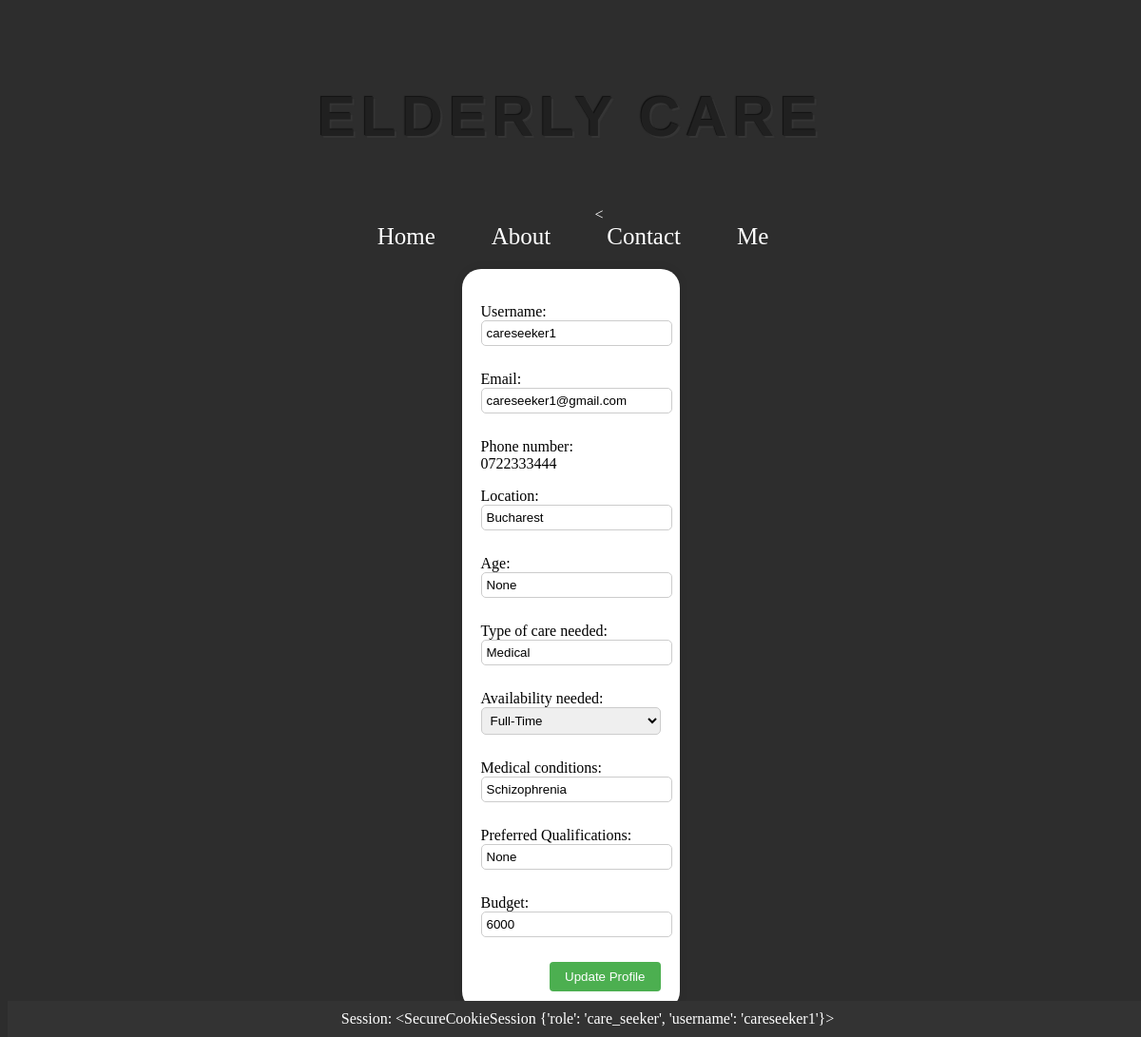
/careseeker_profile/careseeker1 (signed in), run on an earlier commit of the app's database.
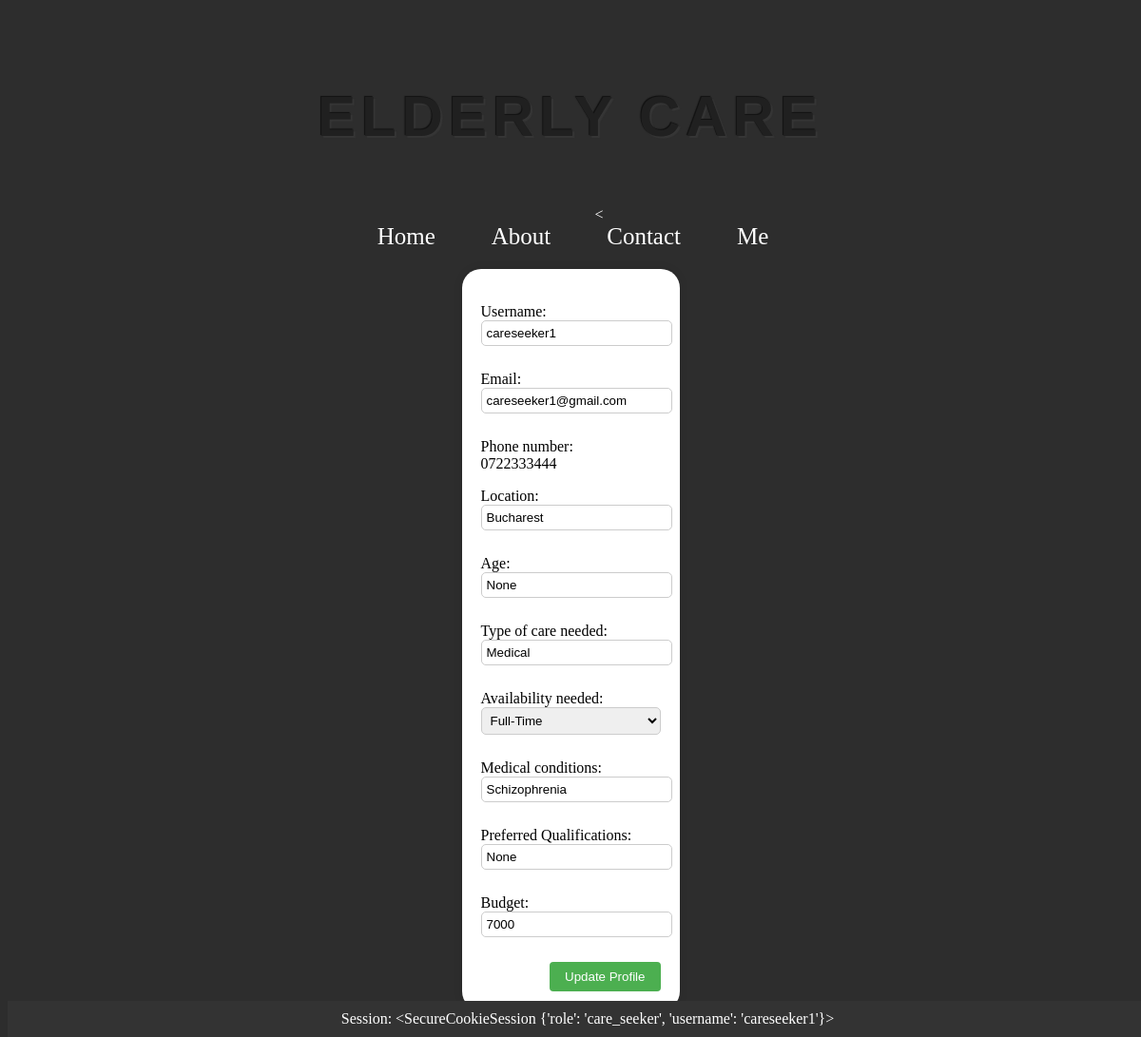
And on a later commit of the database.
### app/models.py (models this page shows, shortened)
class Users(db.Model, UserMixin):
    __tablename__ = 'users'
    id = db.Column(db.Integer, primary_key=True)
    username = db.Column(db.String(50), unique=True, nullable=False)
    email = db.Column(db.String(120), unique=True, nullable=False)
    password = db.Column(db.String(255), nullable=False)
    location = db.Column(db.String(60), nullable=False)
    phone_number = db.Column(db.String(20), nullable=False)
    role = db.Column(db.String(15), nullable=False)
    age = db.Column(db.Integer)
    experience = db.Column(db.Integer)
    references = db.Column(ChoiceType([('Yes', 'yes'), ('No', 'no'), ('N/A', 'n/a')]))
    availability = db.Column(ChoiceType([('Full-Time', 'FT'), ('Part-Time', 'PT')]))
    languages_spoken = db.Column(db.String(100))
    background_check = db.Column(db.Boolean)
    additional_notes = db.Column(db.Text)
    type_of_care_needed = db.Column(db.String(100))
    monthly_budget = db.Column(db.Integer)
    availability_needed = db.Column(ChoiceType([('Full-Time', 'FT'), ('Part-Time', 'PT')]))
    preferred_qualifications = db.Column(db.String(100))
    medical_conditions = db.Column(db.String(100))

### app/routes.py (the view)
@auth_blueprint.route('/careseeker_profile/<username>', methods=['GET', 'POST'])
def careseeker_profile(username):
    if 'role' in session and session['role'] == 'care_seeker':
        print(session['role'])
        print(session['username'])
        user = Users.query.filter_by(username=username, role='care_seeker').first()
        if request.method == 'POST':
            new_username = request.form.get('new_username')
            new_email = request.form.get('new_email')
            new_location = request.form.get('new_location')
            new_age = request.form.get('new_age')
            new_type_of_care_needed = request.form.get('new_type_of_care_needed')
            new_medical_conditions = request.form.get('new_medical_conditions')
            new_preferred_qualifications = request.form.get('new_preferred_qualifications')
            new_monthly_budget = request.form.get('new_monthly_budget')
            new_availability_needed = request.form.get('new_availability_needed')
            if new_username != user.username and Users.query.filter_by(username=new_username).first():
                flash('Username already exists. Please choose a different one.', 'error')
                return render_template('careseeker_profile.html', user=user)
            else:
                user.username = new_username
            if new_email:
                user.email = new_email
            if new_location:
                user.location = new_location
            if new_age:
                user.age = new_age
            if new_type_of_care_needed:
                user.type_of_care_needed = new_type_of_care_needed
            if new_availability_needed:
                user.availability_needed = new_availability_needed
            if new_monthly_budget:
                user.monthly_budget = new_monthly_budget
            if new_preferred_qualifications:
                user.preferred_qualifications = new_preferred_qualifications
            if new_medical_conditions:
                user.medical_conditions = new_medical_conditions
            db.session.commit()
            flash('Profile updated successfully', 'success')
            return redirect(url_for('auth.careseeker_profile', username=username))
        else:
            return render_template('careseeker_profile.html', user=user)
    else:
        flash('Login first', 'error')
        return redirect(url_for('home.homepage'))

### app/templates/careseeker_profile.html (shortened to what this page needs)
{% extends 'base.html' %}
{% block content %}
    <div class="profile-container">
        <div class="profile-box">
            <form method="post">
                <p>Username:<br> <input type="text" name="new_username" value="{{ user.username }}"></p>
                <p>Email:<br> <input type="text" name="new_email" value="{{ user.email }}"></p>
                <p>Phone number:<br> {{ user.phone_number }}</p>
                <p>Location:<br> <input type="text" name="new_location" value="{{ user.location }}"></p>
                <p>Age:<br> <input type="text" name="new_age" value="{{ user.age }}"></p>
                <p>Type of care needed:<br> <input type="text" name="new_type_of_care_needed" value="{{ user.type_of_care_needed }}"></p>
                <p>Availability needed:<br>
                    <select name="new_availability_needed">
                        <option value="Full-Time" {% if user.availability_needed == 'Full-Time' %}selected{% endif %}>Full-Time</option>
                    </select>
                </p>
                <p>Medical conditions:<br> <input type="text" name="new_medical_conditions" value="{{ user.medical_conditions }}"></p>
                <p>Preferred Qualifications:<br> <input type="text" name="new_preferred_qualifications" value="{{ user.preferred_qualifications }}"></p>
                <p>Budget:<br> <input type="text" name="new_monthly_budget" value="{{ user.monthly_budget }}"></p>
                <button type="submit">Update Profile</button>
            </form>
        </div>
    </div>
{% endblock %}

### app/templates/base.html (shortened to what this page needs)
<!DOCTYPE html>
<html lang="en">
<head>
</head>
<body>
    <header>
        <h1>{% block header %}Elderly Care{% endblock %}</h1>
        <nav>
    <<ul>
    <li><a href="/">Home</a></li>
    <li><a href="/about">About</a></li>
    <li><a href="/contact">Contact</a></li>
    {% if session.get('role') != 'NULL' and session.get('username') != 'NULL' %}
    {% if session['role'] == 'caregiver' %}
        <li><a href="/caregivers_profile/{{ session['username'] }}">Me</a></li>
    {% elif session['role'] == 'care_seeker' %}
        <li><a href="/careseeker_profile/{{ session['username'] }}">Me</a></li>
    {% endif %}
{% endif %}
</ul>
</nav>
    </header>
    <div class="main-content">
        <section class="content">
            {% block content %}{% endblock %}
        </section>
    </div>
<footer>
        Session: {{ session }}
    </footer>
</body>
</html>

### app/templates/base.html (style rules this page uses)
body { background-color: #2d2d2d; }
header { background-color: #2d2d2d; color: #fff; padding: 20px; text-align: center; }
nav { padding-left: 60px; }
nav ul { list-style-type: none; margin: 0; padding: 0; text-align: center; }
nav ul li { display: inline; margin-right: 55px; }
nav ul li a { color: #fff; text-decoration: none; font-size: 25px; }
footer { background-color: #333; color: #fff; padding: 10px; text-align: center; position: fixed; bottom: 0; width: 100%; }
h1 { font-family: "Avant Garde", Avantgarde, "Century Gothic", CenturyGothic, "AppleGothic", sans-serif; font-size: 60px; padding: 20px 30px; text-align: center; text-transform: uppercase; text-rendering: optimizeLegibility; color: #202020; background-color: #2d2d2d; letter-spacing: .1em; text-shadow: -1px -1px 1px #111, 2px 2px 1px #363636; }

### app/templates/careseeker_profile.html (style rules this page uses)
.profile-container { display: flex; justify-content: center; align-items: center; height: auto; }
.profile-box { background-color: white; padding: 20px; border-radius: 20px; box-shadow: 0 0 10px rgba(0, 0, 0, 0.1); margin-bottom: 20px; }
.profile-box input[type="text"], .profile-box select { width: 100%; margin-bottom: 10px; padding: 5px; border: 1px solid #ccc; border-radius: 5px; }
.profile-box button { padding: 8px 16px; background-color: #4CAF50; color: white; border: none; border-radius: 4px; cursor: pointer; float: right; }

What changed in the data, as far as the page shows it:
changed Users "careseeker1": new_monthly_budget "6000" → "7000"
